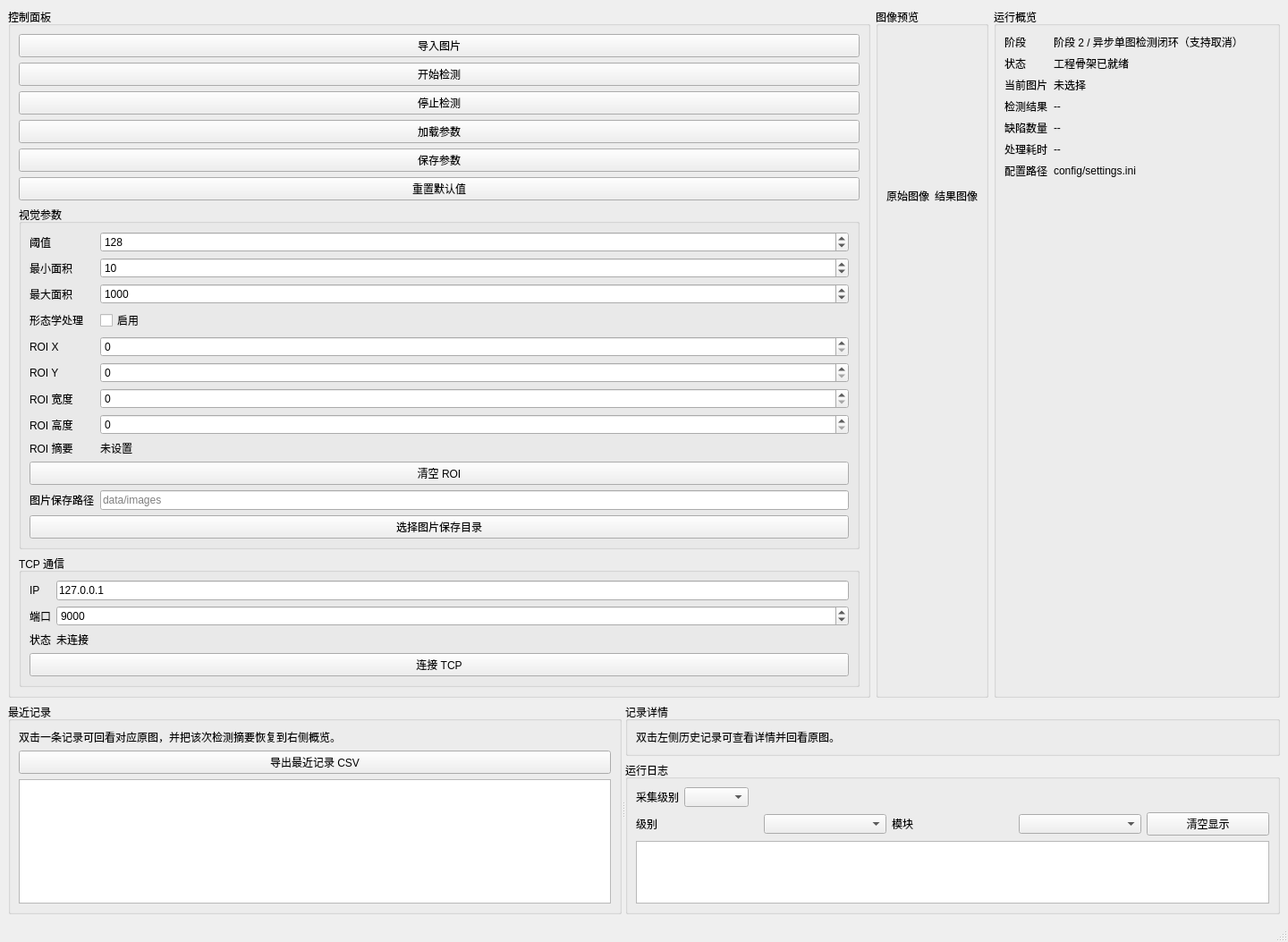
<?xml version="1.0" encoding="UTF-8"?>
<ui version="4.0">
 <class>MainWindow</class>
 <widget class="QMainWindow" name="MainWindow">
  <property name="geometry">
   <rect>
    <x>0</x>
    <y>0</y>
    <width>1440</width>
    <height>900</height>
   </rect>
  </property>
  <property name="windowTitle">
   <string>视觉检测上位机系统</string>
  </property>
  <widget class="QWidget" name="centralwidget">
   <layout class="QVBoxLayout" name="mainLayout">
    <item>
     <layout class="QHBoxLayout" name="topLayout">
      <item>
       <widget class="QGroupBox" name="controlGroupBox">
        <property name="minimumSize">
         <size>
          <width>280</width>
          <height>0</height>
         </size>
        </property>
        <property name="title">
         <string>控制面板</string>
        </property>
        <layout class="QVBoxLayout" name="controlLayout">
         <item>
          <widget class="QPushButton" name="importImageButton">
           <property name="text">
            <string>导入图片</string>
           </property>
          </widget>
         </item>
         <item>
          <widget class="QPushButton" name="startDetectionButton">
           <property name="text">
            <string>开始检测</string>
           </property>
          </widget>
         </item>
         <item>
          <widget class="QPushButton" name="stopDetectionButton">
           <property name="text">
            <string>停止检测</string>
           </property>
          </widget>
         </item>
         <item>
          <widget class="QPushButton" name="loadParamButton">
           <property name="text">
            <string>加载参数</string>
           </property>
          </widget>
         </item>
         <item>
          <widget class="QPushButton" name="saveParamButton">
           <property name="text">
            <string>保存参数</string>
           </property>
          </widget>
         </item>
         <item>
          <widget class="QPushButton" name="resetParamButton">
           <property name="text">
            <string>重置默认值</string>
           </property>
          </widget>
         </item>
         <item>
         <widget class="QGroupBox" name="paramGroupBox">
           <property name="title">
            <string>视觉参数</string>
           </property>
           <layout class="QFormLayout" name="paramFormLayout">
            <item row="0" column="0">
             <widget class="QLabel" name="thresholdLabel">
              <property name="text">
               <string>阈值</string>
              </property>
             </widget>
            </item>
            <item row="0" column="1">
             <widget class="QSpinBox" name="thresholdSpinBox">
              <property name="maximum">
               <number>255</number>
              </property>
              <property name="value">
               <number>128</number>
              </property>
             </widget>
            </item>
            <item row="1" column="0">
             <widget class="QLabel" name="minAreaLabel">
              <property name="text">
               <string>最小面积</string>
              </property>
             </widget>
            </item>
            <item row="1" column="1">
             <widget class="QSpinBox" name="minAreaSpinBox">
              <property name="maximum">
               <number>100000</number>
              </property>
              <property name="value">
               <number>10</number>
              </property>
             </widget>
            </item>
            <item row="2" column="0">
             <widget class="QLabel" name="maxAreaLabel">
              <property name="text">
               <string>最大面积</string>
              </property>
             </widget>
            </item>
            <item row="2" column="1">
             <widget class="QSpinBox" name="maxAreaSpinBox">
              <property name="maximum">
               <number>1000000</number>
              </property>
              <property name="value">
               <number>1000</number>
              </property>
             </widget>
            </item>
            <item row="3" column="0">
             <widget class="QLabel" name="morphologyLabel">
              <property name="text">
               <string>形态学处理</string>
              </property>
             </widget>
            </item>
            <item row="3" column="1">
             <widget class="QCheckBox" name="morphologyCheckBox">
              <property name="text">
               <string>启用</string>
              </property>
             </widget>
            </item>
            <item row="4" column="0">
             <widget class="QLabel" name="roiXLabel">
              <property name="text">
               <string>ROI X</string>
              </property>
             </widget>
            </item>
            <item row="4" column="1">
             <widget class="QSpinBox" name="roiXSpinBox">
              <property name="maximum">
               <number>100000</number>
              </property>
             </widget>
            </item>
            <item row="5" column="0">
             <widget class="QLabel" name="roiYLabel">
              <property name="text">
               <string>ROI Y</string>
              </property>
             </widget>
            </item>
            <item row="5" column="1">
             <widget class="QSpinBox" name="roiYSpinBox">
              <property name="maximum">
               <number>100000</number>
              </property>
             </widget>
            </item>
            <item row="6" column="0">
             <widget class="QLabel" name="roiWidthLabel">
              <property name="text">
               <string>ROI 宽度</string>
              </property>
             </widget>
            </item>
            <item row="6" column="1">
             <widget class="QSpinBox" name="roiWidthSpinBox">
              <property name="maximum">
               <number>100000</number>
              </property>
             </widget>
            </item>
            <item row="7" column="0">
             <widget class="QLabel" name="roiHeightLabel">
              <property name="text">
               <string>ROI 高度</string>
              </property>
             </widget>
            </item>
            <item row="7" column="1">
             <widget class="QSpinBox" name="roiHeightSpinBox">
              <property name="maximum">
               <number>100000</number>
              </property>
             </widget>
            </item>
            <item row="8" column="0">
             <widget class="QLabel" name="roiLabel">
              <property name="text">
               <string>ROI 摘要</string>
              </property>
             </widget>
            </item>
            <item row="8" column="1">
             <widget class="QLabel" name="roiValueLabel">
              <property name="text">
               <string>未设置</string>
              </property>
              <property name="wordWrap">
               <bool>true</bool>
              </property>
             </widget>
            </item>
            <item row="9" column="0" colspan="2">
             <widget class="QPushButton" name="clearRoiButton">
              <property name="text">
               <string>清空 ROI</string>
              </property>
             </widget>
            </item>
            <item row="10" column="0">
             <widget class="QLabel" name="imageSavePathLabel">
              <property name="text">
               <string>图片保存路径</string>
              </property>
             </widget>
            </item>
            <item row="10" column="1">
             <widget class="QLineEdit" name="imageSavePathLineEdit">
              <property name="placeholderText">
               <string>data/images</string>
              </property>
             </widget>
            </item>
            <item row="11" column="0" colspan="2">
             <widget class="QPushButton" name="browseImageSavePathButton">
              <property name="text">
               <string>选择图片保存目录</string>
              </property>
             </widget>
            </item>
          </layout>
         </widget>
        </item>
         <item>
          <widget class="QGroupBox" name="tcpGroupBox">
           <property name="title">
            <string>TCP 通信</string>
           </property>
           <layout class="QFormLayout" name="tcpFormLayout">
            <item row="0" column="0">
             <widget class="QLabel" name="tcpIpLabel">
              <property name="text">
               <string>IP</string>
              </property>
             </widget>
            </item>
            <item row="0" column="1">
             <widget class="QLineEdit" name="tcpIpLineEdit">
              <property name="text">
               <string>127.0.0.1</string>
              </property>
             </widget>
            </item>
            <item row="1" column="0">
             <widget class="QLabel" name="tcpPortLabel">
              <property name="text">
               <string>端口</string>
              </property>
             </widget>
            </item>
            <item row="1" column="1">
             <widget class="QSpinBox" name="tcpPortSpinBox">
              <property name="maximum">
               <number>65535</number>
              </property>
              <property name="value">
               <number>9000</number>
              </property>
             </widget>
            </item>
            <item row="2" column="0">
             <widget class="QLabel" name="tcpStatusLabel">
              <property name="text">
               <string>状态</string>
              </property>
             </widget>
            </item>
            <item row="2" column="1">
             <widget class="QLabel" name="tcpStatusValueLabel">
              <property name="text">
               <string>未连接</string>
              </property>
              <property name="wordWrap">
               <bool>true</bool>
              </property>
             </widget>
            </item>
            <item row="3" column="0" colspan="2">
             <widget class="QPushButton" name="tcpConnectButton">
              <property name="text">
               <string>连接 TCP</string>
              </property>
             </widget>
            </item>
           </layout>
          </widget>
         </item>
         <item>
          <spacer name="controlSpacer">
           <property name="orientation">
            <enum>Qt::Vertical</enum>
           </property>
           <property name="sizeHint" stdset="0">
            <size>
             <width>20</width>
             <height>40</height>
            </size>
           </property>
          </spacer>
         </item>
        </layout>
       </widget>
      </item>
      <item>
       <widget class="QGroupBox" name="imageGroupBox">
        <property name="title">
         <string>图像预览</string>
        </property>
        <layout class="QHBoxLayout" name="imageLayout">
         <item>
          <layout class="QVBoxLayout" name="sourceLayout">
           <item>
            <widget class="QLabel" name="sourceTitleLabel">
             <property name="text">
              <string>原始图像</string>
             </property>
            </widget>
           </item>
           <item>
            <widget class="QWidget" name="sourceImageHost"/>
           </item>
          </layout>
         </item>
         <item>
          <layout class="QVBoxLayout" name="resultLayout">
           <item>
            <widget class="QLabel" name="resultTitleLabel">
             <property name="text">
              <string>结果图像</string>
             </property>
            </widget>
           </item>
           <item>
            <widget class="QWidget" name="resultImageHost"/>
           </item>
          </layout>
         </item>
        </layout>
       </widget>
      </item>
      <item>
       <widget class="QGroupBox" name="overviewGroupBox">
        <property name="minimumSize">
         <size>
          <width>320</width>
          <height>0</height>
         </size>
        </property>
        <property name="title">
         <string>运行概览</string>
        </property>
        <layout class="QFormLayout" name="overviewFormLayout">
         <item row="0" column="0">
          <widget class="QLabel" name="stageLabel">
           <property name="text">
            <string>阶段</string>
           </property>
          </widget>
         </item>
         <item row="0" column="1">
          <widget class="QLabel" name="stageValueLabel">
           <property name="text">
            <string>阶段 2 / 异步单图检测闭环（支持取消）</string>
           </property>
          </widget>
         </item>
         <item row="1" column="0">
          <widget class="QLabel" name="statusLabel">
           <property name="text">
            <string>状态</string>
           </property>
          </widget>
         </item>
         <item row="1" column="1">
          <widget class="QLabel" name="statusValueLabel">
           <property name="text">
            <string>工程骨架已就绪</string>
           </property>
           <property name="wordWrap">
            <bool>true</bool>
           </property>
          </widget>
         </item>
         <item row="2" column="0">
          <widget class="QLabel" name="currentImageLabel">
           <property name="text">
            <string>当前图片</string>
           </property>
          </widget>
         </item>
         <item row="2" column="1">
          <widget class="QLabel" name="currentImageValueLabel">
           <property name="text">
            <string>未选择</string>
           </property>
           <property name="wordWrap">
            <bool>true</bool>
           </property>
          </widget>
         </item>
         <item row="3" column="0">
          <widget class="QLabel" name="resultStateLabel">
           <property name="text">
            <string>检测结果</string>
           </property>
          </widget>
         </item>
         <item row="3" column="1">
          <widget class="QLabel" name="resultStateValueLabel">
           <property name="text">
            <string>--</string>
           </property>
          </widget>
         </item>
         <item row="4" column="0">
          <widget class="QLabel" name="defectCountLabel">
           <property name="text">
            <string>缺陷数量</string>
           </property>
          </widget>
         </item>
         <item row="4" column="1">
          <widget class="QLabel" name="defectCountValueLabel">
           <property name="text">
            <string>--</string>
           </property>
          </widget>
         </item>
         <item row="5" column="0">
          <widget class="QLabel" name="processTimeLabel">
           <property name="text">
            <string>处理耗时</string>
           </property>
          </widget>
         </item>
         <item row="5" column="1">
          <widget class="QLabel" name="processTimeValueLabel">
           <property name="text">
            <string>--</string>
           </property>
          </widget>
         </item>
         <item row="6" column="0">
          <widget class="QLabel" name="configPathLabel">
           <property name="text">
            <string>配置路径</string>
           </property>
          </widget>
         </item>
         <item row="6" column="1">
          <widget class="QLabel" name="configPathValueLabel">
           <property name="text">
            <string>config/settings.ini</string>
           </property>
           <property name="wordWrap">
            <bool>true</bool>
           </property>
          </widget>
         </item>
        </layout>
       </widget>
      </item>
     </layout>
    </item>
    <item>
     <widget class="QSplitter" name="bottomSplitter">
      <property name="orientation">
       <enum>Qt::Horizontal</enum>
      </property>
      <widget class="QGroupBox" name="recentRecordsGroupBox">
       <property name="title">
        <string>最近记录</string>
       </property>
       <layout class="QVBoxLayout" name="recentRecordsLayout">
        <item>
         <widget class="QLabel" name="recentRecordsHintLabel">
          <property name="text">
           <string>双击一条记录可回看对应原图，并把该次检测摘要恢复到右侧概览。</string>
          </property>
          <property name="wordWrap">
           <bool>true</bool>
          </property>
         </widget>
        </item>
        <item>
         <widget class="QPushButton" name="exportRecordsButton">
          <property name="text">
           <string>导出最近记录 CSV</string>
          </property>
         </widget>
        </item>
        <item>
         <widget class="QTableWidget" name="recentRecordsTableWidget"/>
        </item>
       </layout>
      </widget>
      <widget class="QWidget" name="recordLogPanel">
       <layout class="QVBoxLayout" name="recordLogLayout">
        <item>
         <widget class="QGroupBox" name="recordDetailGroupBox">
          <property name="title">
           <string>记录详情</string>
          </property>
          <layout class="QVBoxLayout" name="recordDetailLayout">
           <item>
            <widget class="QLabel" name="selectedRecordDetailValueLabel">
             <property name="text">
              <string>双击左侧历史记录可查看详情并回看原图。</string>
             </property>
             <property name="wordWrap">
              <bool>true</bool>
             </property>
             <property name="alignment">
              <set>Qt::AlignLeading|Qt::AlignLeft|Qt::AlignTop</set>
             </property>
            </widget>
           </item>
          </layout>
         </widget>
        </item>
        <item>
         <widget class="QGroupBox" name="logGroupBox">
          <property name="title">
           <string>运行日志</string>
          </property>
          <layout class="QVBoxLayout" name="logLayout">
           <item>
            <layout class="QHBoxLayout" name="logCaptureLevelLayout">
             <item>
              <widget class="QLabel" name="logCaptureLevelLabel">
               <property name="text">
                <string>采集级别</string>
               </property>
              </widget>
             </item>
             <item>
              <widget class="QComboBox" name="logCaptureLevelComboBox"/>
             </item>
             <item>
              <spacer name="logCaptureLevelSpacer">
               <property name="orientation">
                <enum>Qt::Horizontal</enum>
               </property>
               <property name="sizeHint" stdset="0">
                <size>
                 <width>40</width>
                 <height>20</height>
                </size>
               </property>
              </spacer>
             </item>
            </layout>
           </item>
           <item>
            <layout class="QHBoxLayout" name="logFilterLayout">
             <item>
              <widget class="QLabel" name="logLevelFilterLabel">
               <property name="text">
                <string>级别</string>
               </property>
              </widget>
             </item>
             <item>
              <widget class="QComboBox" name="logLevelFilterComboBox"/>
             </item>
             <item>
              <widget class="QLabel" name="logModuleFilterLabel">
               <property name="text">
                <string>模块</string>
               </property>
              </widget>
             </item>
             <item>
              <widget class="QComboBox" name="logModuleFilterComboBox"/>
             </item>
             <item>
              <widget class="QPushButton" name="clearLogButton">
               <property name="text">
                <string>清空显示</string>
               </property>
              </widget>
             </item>
            </layout>
           </item>
           <item>
            <widget class="QPlainTextEdit" name="logPlainTextEdit">
             <property name="readOnly">
              <bool>true</bool>
             </property>
            </widget>
           </item>
          </layout>
         </widget>
        </item>
       </layout>
      </widget>
     </widget>
    </item>
   </layout>
  </widget>
  <widget class="QStatusBar" name="statusbar"/>
 </widget>
 <resources/>
 <connections/>
</ui>
